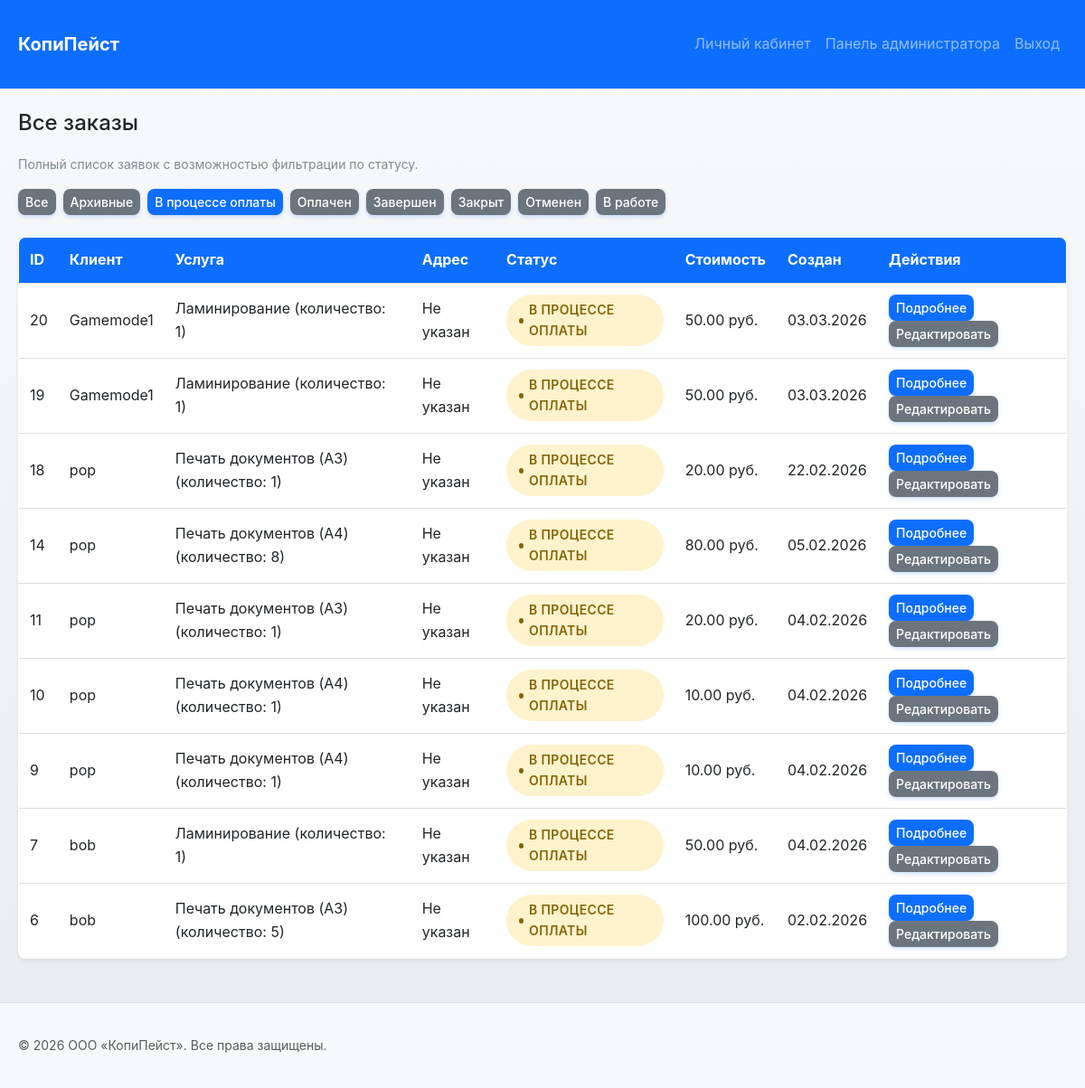
The app's page /admin/orders.php?status=1 (signed in) with its own data.
### tables this page shows
CREATE TABLE `status` (
  `status_id` int NOT NULL,
  `status_name` varchar(50) NOT NULL
);

CREATE TABLE `order_` (
  `order_id` int NOT NULL,
  `service_list` text NOT NULL,
  `price` decimal(10,2) NOT NULL,
  `status_id` int NOT NULL,
  `user_id` int NOT NULL,
  `executor_id` int DEFAULT NULL,
  `created_date` timestamp NULL DEFAULT CURRENT_TIMESTAMP
);

CREATE TABLE `user_` (
  `id_user` int NOT NULL,
  `login` varchar(30) NOT NULL,
  `password` varchar(255) NOT NULL,
  `phone_number` varchar(11) NOT NULL,
  `role_id` int NOT NULL,
  `location_id` int DEFAULT NULL COMMENT 'ID закрепленного копицентра для сотрудника'
);

### function/helpers.php (called while the page is built, shortened)
<?php
function formatPrice(float|int $price): string
{
    return number_format($price, 2, '.', ' ') . ' руб.';
}
function formatDate(?string $date): string
{
    try {
        $dt = new DateTime($date);
        return $dt->format('d.m.Y');
    } catch (Exception) {
        return '-';
    }
}
function getStatusBadgeClass($statusId) {
    $classes = [
        1 => 'status-pending',
        2 => 'status-paid',
        3 => 'status-completed',
        4 => 'status-closed',
        5 => 'status-cancelled'
    ];
    return $classes[$statusId] ?? 'status-default';
}

### admin/orders.php (the view, shortened to what this page needs)
<?php
require_once __DIR__ . '/../function/connect.php';
require_once __DIR__ . '/../function/helpers.php';
$statusFilter = $_GET['status'] ?? null;
$archiveStatusIds = [4, 5, 6];
$where = [];
$params = [];
if ($statusFilter === 'archive') {
    $placeholders = implode(',', array_fill(0, count($archiveStatusIds), '?'));
    $where[] = "o.status_id IN ($placeholders)";
    $params = array_merge($params, $archiveStatusIds);
} elseif ($statusFilter !== null && $statusFilter !== '') {
    $where[] = "o.status_id = ?";
    $params[] = $statusFilter;
}
$whereClause = $where ? "WHERE " . implode(" AND ", $where) : "";
$sql = "SELECT o.*, s.status_name, s.status_id, u.login as client_login
        FROM order_ o
        JOIN status s ON o.status_id = s.status_id
        JOIN user_ u ON o.user_id = u.id_user
        $whereClause
        ORDER BY o.created_date DESC";
$stmt = $pdo->prepare($sql);
$stmt->execute($params);
$orders = $stmt->fetchAll();
$statuses = $pdo->query("SELECT * FROM status ORDER BY status_id")->fetchAll();
$orderAddresses = [];
foreach ($orders as $order) {
    $stmt = $pdo->prepare("SELECT CONCAT(l.location_name, ' - ', l.address) as address_name
                          FROM order_address oa
                          JOIN locations l ON oa.location_id = l.location_id
                          WHERE oa.order_id = ?");
    $stmt->execute([$order['order_id']]);
    $addr = $stmt->fetch();
    $orderAddresses[$order['order_id']] = $addr ? $addr['address_name'] : null;
}
require_once __DIR__ . '/../function/layout_start.php';
?>
        <h2>Все заказы</h2>
        <p class="form-hint">Полный список заявок с возможностью фильтрации по статусу.</p>
        <div class="filters">
            <a href="orders.php" class="btn btn-sm <?= ($statusFilter === null || $statusFilter === '') ? 'btn-primary' : 'btn-secondary' ?>">Все</a>
            <a href="orders.php?status=archive" class="btn btn-sm <?= $statusFilter === 'archive' ? 'btn-primary' : 'btn-secondary' ?>">Архивные</a>
            <?php foreach($statuses as $status): ?>
                <a href="orders.php?status=<?= $status['status_id'] ?>" class="btn btn-sm <?= $statusFilter == $status['status_id'] ? 'btn-primary' : 'btn-secondary' ?>">
                    <?= htmlspecialchars($status['status_name']) ?>
                </a>
            <?php endforeach; ?>
        </div>
        <table class="data-table">
            <thead>
                <tr>
                    <th>ID</th>
                    <th>Клиент</th>
                    <th>Услуга</th>
                    <th>Адрес</th>
                    <th>Статус</th>
                    <th>Стоимость</th>
                    <th>Создан</th>
                    <th>Действия</th>
                </tr>
            </thead>
            <tbody>
                <?php foreach($orders as $order): ?>
                    <tr>
                        <td><?= $order['order_id'] ?></td>
                        <td><?= htmlspecialchars($order['client_login']) ?></td>
                        <td><?= htmlspecialchars($order['service_list']) ?></td>
                        <td><?= htmlspecialchars($orderAddresses[$order['order_id']] ?? 'Не указан') ?></td>
                        <td><span class="status-badge <?= getStatusBadgeClass($order['status_id']) ?>"><?= htmlspecialchars($order['status_name']) ?></span></td>
                        <td><?= formatPrice($order['price']) ?></td>
                        <td><?= formatDate($order['created_date']) ?></td>
                        <td>
                            <a href="order_detail.php?id=<?= $order['order_id'] ?>" class="btn btn-sm btn-primary">Подробнее</a>
                            <a href="edit_order.php?id=<?= $order['order_id'] ?>" class="btn btn-sm btn-secondary">Редактировать</a>
                        </td>
                    </tr>
                <?php endforeach; ?>
            </tbody>
        </table>
<?php require_once __DIR__ . '/../function/layout_end.php'; ?>

### css/style.css (style rules this page uses)
:root { --cp-primary: #0d6efd; --cp-primary-hover: #0b5ed7; --cp-primary-light: #cfe2ff; --cp-secondary: #6c757d; --cp-success: #198754; --cp-danger: #dc3545; --cp-warning: #ffc107; --cp-info: #0dcaf0; --cp-light: #f8f9fa; --cp-dark: #212529; --cp-gradient-primary: linear-gradient(135deg, #667eea 0%, #764ba2 100%); --cp-gradient-success: linear-gradient(135deg, #81FBB8 0%, #28C76F 100%); --cp-border: #dee2e6; --cp-border-light: #e9ecef; --cp-radius: 0.5rem; --cp-radius-sm: 0.25rem; --cp-radius-lg: 0.75rem; --cp-shadow: 0 0.125rem 0.25rem rgba(0, 0, 0, 0.075); --cp-shadow-md: 0 0.25rem 0.5rem rgba(0, 0, 0, 0.1); --cp-shadow-lg: 0 0.5rem 1rem rgba(0, 0, 0, 0.15); --cp-shadow-hover: 0 0.75rem 1.5rem rgba(0, 0, 0, 0.2); --cp-transition: all 0.3s cubic-bezier(0.4, 0, 0.2, 1); --cp-transition-fast: all 0.15s ease-in-out; --cp-font-sans: -apple-system, BlinkMacSystemFont, 'Segoe UI', Roboto, 'Helvetica Neue', Arial, sans-serif; --cp-font-mono: 'Monaco', 'Courier New', monospace; }
* { margin: 0; padding: 0; box-sizing: border-box; }
body, .site-body { font-family: var(--cp-font-sans); line-height: 1.6; color: var(--cp-dark); background: linear-gradient(to bottom, #f8f9fa 0%, #e9ecef 100%); min-height: 100vh; }
.site-main h2 { margin-bottom: 1.25rem; font-size: 1.5rem; color: var(--cp-dark); }
.btn { display: inline-flex; align-items: center; justify-content: center; gap: 0.5rem; padding: 0.625rem 1.25rem; background-color: var(--cp-primary); color: #fff; text-decoration: none; border: none; border-radius: var(--cp-radius); cursor: pointer; font-size: 1rem; font-weight: 500; transition: var(--cp-transition-fast); box-shadow: 0 2px 4px rgba(13, 110, 253, 0.2); position: relative; overflow: hidden; }
.btn::before { content: ''; position: absolute; top: 50%; left: 50%; width: 0; height: 0; border-radius: 50%; background: rgba(255, 255, 255, 0.3); transform: translate(-50%, -50%); transition: width 0.6s, height 0.6s; }
.btn-primary { background-color: var(--cp-primary); }
.btn-secondary { background-color: var(--cp-secondary); }
.btn-sm { padding: 0.25rem 0.5rem; font-size: 0.875rem; }
.form-hint, .order-total-hint { font-size: 0.875rem; color: #7f8c8d; margin-bottom: 1rem; }
.data-table { width: 100%; border-collapse: collapse; background: #fff; border-radius: var(--cp-radius); overflow: hidden; box-shadow: var(--cp-shadow); border: 1px solid var(--cp-border); margin-bottom: 1.5rem; }
.data-table thead { background-color: var(--cp-primary); color: #fff; }
.data-table th, .data-table td { padding: 0.75rem; text-align: left; border-bottom: 1px solid #ddd; }
.status-badge { display: inline-flex; align-items: center; gap: 0.375rem; padding: 0.375rem 0.875rem; border-radius: 50rem; font-size: 0.875rem; font-weight: 600; text-transform: uppercase; letter-spacing: 0.025em; animation: fadeIn 0.3s ease-in; }
.status-badge::before { content: ''; width: 6px; height: 6px; border-radius: 50%; background: currentColor; animation: pulse 2s infinite; }
.status-pending { background-color: #fff3cd; color: #856404; }
.filters { display: flex; gap: 0.5rem; flex-wrap: wrap; margin-bottom: 1.5rem; }

### records on screen
status: status_name "В процессе оплаты"
status: status_name "Оплачен"
status: status_name "Завершен"
status: status_name "Закрыт"
status: status_name "Отменен"
status: status_name "В работе"
order_: order_id "20", user.login "Gamemode1", service_list "Ламинирование (количество: 1)", order_id "Не указан", status.status_name "В ПРОЦЕССЕ ОПЛАТЫ", price "50.00 руб.", created_date "03.03.2026"
order_: order_id "19", user.login "Gamemode1", service_list "Ламинирование (количество: 1)", order_id "Не указан", status.status_name "В ПРОЦЕССЕ ОПЛАТЫ", price "50.00 руб.", created_date "03.03.2026"
order_: order_id "18", user.login "pop", service_list "Печать документов (A3) (количество: 1)", order_id "Не указан", status.status_name "В ПРОЦЕССЕ ОПЛАТЫ", price "20.00 руб.", created_date "22.02.2026"
order_: order_id "14", user.login "pop", service_list "Печать документов (A4) (количество: 8)", order_id "Не указан", status.status_name "В ПРОЦЕССЕ ОПЛАТЫ", price "80.00 руб.", created_date "05.02.2026"
order_: order_id "11", user.login "pop", service_list "Печать документов (A3) (количество: 1)", order_id "Не указан", status.status_name "В ПРОЦЕССЕ ОПЛАТЫ", price "20.00 руб.", created_date "04.02.2026"
order_: order_id "10", user.login "pop", service_list "Печать документов (A4) (количество: 1)", order_id "Не указан", status.status_name "В ПРОЦЕССЕ ОПЛАТЫ", price "10.00 руб.", created_date "04.02.2026"
order_: order_id "9", user.login "pop", service_list "Печать документов (A4) (количество: 1)", order_id "Не указан", status.status_name "В ПРОЦЕССЕ ОПЛАТЫ", price "10.00 руб.", created_date "04.02.2026"
order_: order_id "7", user.login "bob", service_list "Ламинирование (количество: 1)", order_id "Не указан", status.status_name "В ПРОЦЕССЕ ОПЛАТЫ", price "50.00 руб.", created_date "04.02.2026"
order_: order_id "6", user.login "bob", service_list "Печать документов (A3) (количество: 5)", order_id "Не указан", status.status_name "В ПРОЦЕССЕ ОПЛАТЫ", price "100.00 руб.", created_date "02.02.2026"
